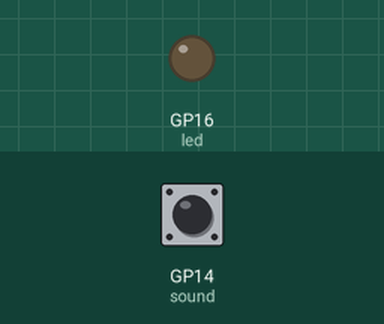
This program was run on a simulated Raspberry Pi Pico running MicroPython. Shown: output pins drawn as LEDs (lit = HIGH). Inputs (shaded band) come from the test bench; at power-on: GP14 (sound) LOW.

Above: at 1.2 s.
1.3 s: GP14 (sound) pulled HIGH for 0.15 s
At 1.4 s:
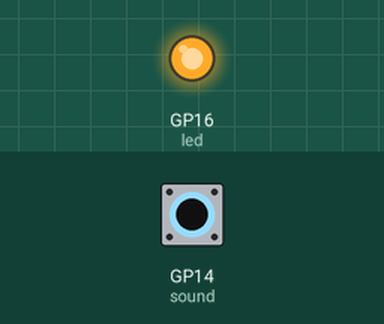
3.0 s: GP14 (sound) pulled HIGH for 3.2 s
At 6.8 s:
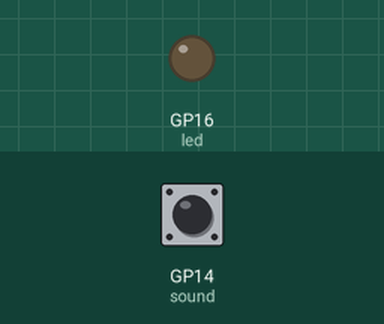
Timing chart, 0 to 8.3 s (numbered marks = the images above; inputs shaded):
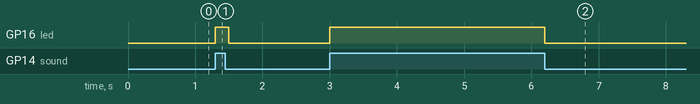

The program:

clap.py
```python
from machine import Pin,PWM
from utime  import sleep_ms

sound = Pin(14, Pin.IN, Pin.PULL_DOWN)  # Port internal pull-down

led = Pin(16, Pin.OUT)


if __name__ == '__main__':
    while True:
        if sound.value() == 1:
            led.high()
            sleep_ms(200)
        else:
            led.low()
```

Measured:
- after the input at 1.3 s, GP16 (led): LOW → HIGH at once, → LOW 0.20 s later
- after the input at 3.0 s, GP16 (led): LOW → HIGH at once, → LOW 3.2 s later
